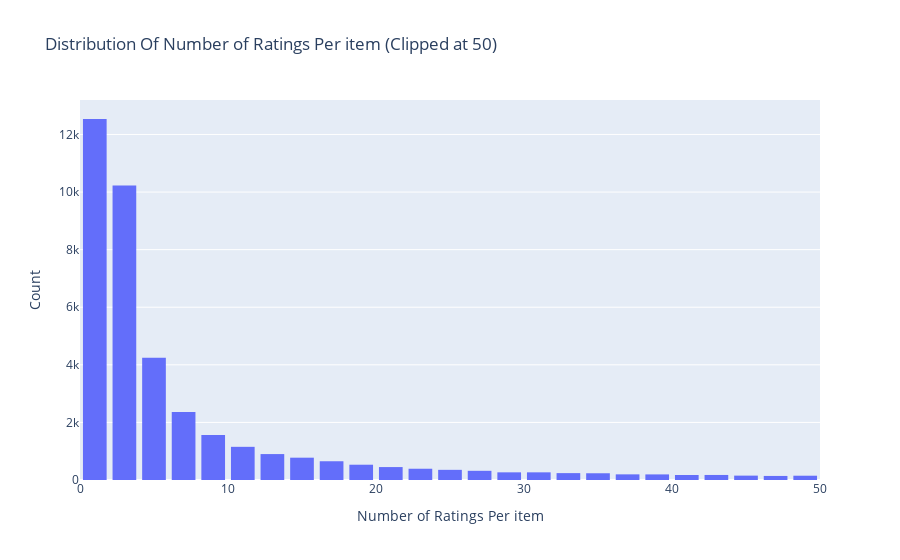

Notebook code cell kept with this figure:
### Markdown cell above
## Ratings Distribution By Movie

### Code cell
# Number of ratings per item
data = train.groupby('item')['rating'].count().clip(upper=50)

# Create trace
trace = go.Histogram(x = data.values,
                     name = 'Ratings',
                     xbins = dict(start = 0,
                                  end = 50,
                                  size = 2))
# Create layout
layout = go.Layout(title = 'Distribution Of Number of Ratings Per item (Clipped at 50)',
                   xaxis = dict(title = 'Number of Ratings Per item'),
                   yaxis = dict(title = 'Count'),
                   bargap = 0.2)

# Create plot
fig = go.Figure(data=[trace], layout=layout)
fig.show()

### Figure 1 — Plotly figure (JSON) as saved in the notebook; plotly's stock layout.template omitted (floating-point values rounded to 4 significant figures; data arrays with more than 128 entries replaced by an {"elided": "..."} marker saying what was removed)
{"data": [{"name": "Ratings", "type": "histogram", "x": {"elided": "48213 int values"}, "xbins": {"end": 50, "size": 2, "start": 0}}], "layout": {"autosize": true, "bargap": 0.2, "title": {"text": "Distribution Of Number of Ratings Per item (Clipped at 50)"}, "xaxis": {"autorange": true, "range": [0, 50], "title": {"text": "Number of Ratings Per item"}, "type": "linear"}, "yaxis": {"autorange": true, "range": [0, 13200.0], "title": {"text": "Count"}}}}
